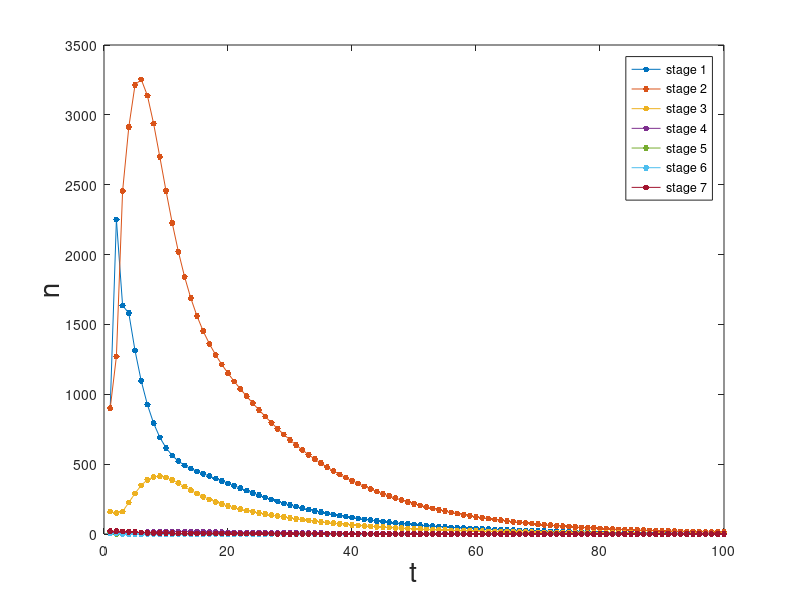
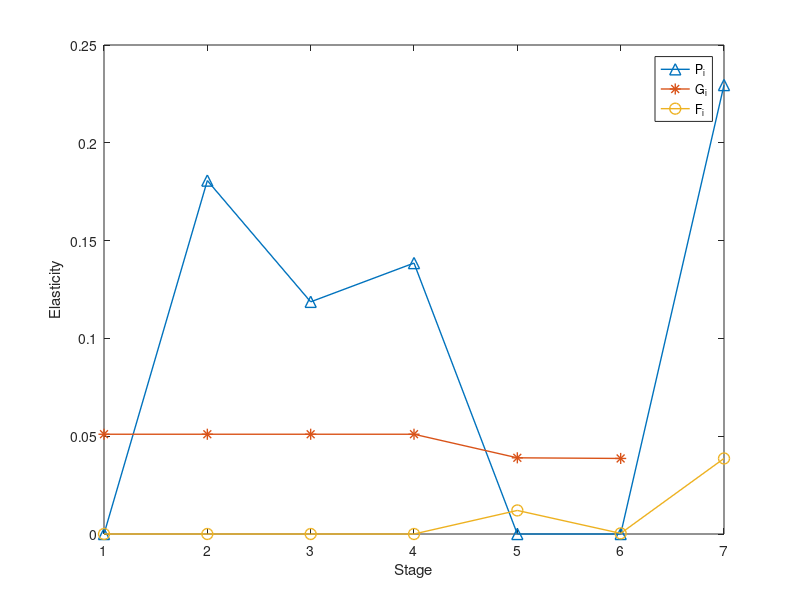

Recreate these plots in MATLAB, in order.
%% Sea_Turtle_Example_of_Structured_Population_Model

% We should first construct the projection matrix A
% Before that, we have make two assumptions: 
% 1st: All the parameters in A do not change over time, at least during the
% observation
% 2st: All parameters is uniform within each stage among all ages
% A(i,i) = 1-1/(1+pi+...pi^(di-1))
% A(i+1,i) = pi^(di)/(1+pi+...pi^(di-1))

% Define projection matrix A
A=[ 0     0     0     0     127      4      80  ; 
   .6747  .737  0     0       0      0       0  ; 
    0  .0486 .6610   0       0      0       0  ; 
    0     0  .0147  .6907    0      0       0  ;
    0     0    0    .0518    0      0       0  ;
    0     0    0     0      .8091   0       0  ;
    0     0    0     0       0     .8091   .8089];

%Initial population size in each stage class
n0 = [900;
      900;
      160;
       10;
        5;
        4;
       20];    
                
tmax    = 100;
nt      = zeros(7,tmax);
nt(:,1) = n0 ;

for t=2:tmax
   nt(:,t)=A*nt(:,t-1) ;    
end

figure
set(gca,'FontSize',20)
plot(1:tmax,nt','.-','MarkerSize',14)
xlabel('t','FontSize',20)
ylabel('n','FontSize',20)
legend('stage 1','stage 2','stage 3','stage 4','stage 5','stage 6','stage 7')

ppp = polyfit(25:tmax,log(nt(1,25:tmax)),1);
lambda_estimate=exp(ppp(1));

% sensitivity analysis
% Sij = partial lambda/partial aij = vi*wj/sum(vk.*wk)
% where v is the eigenvector of A' associated with lambda and w is the
% eigenvector of A associated with lambada
% In short S = v*w'/sum(v.*w)
% While sensitivity reflects the absolute change, % elasticity reflects 
% the percentage change
% Eij = (partial lambda/lambda) / (partial aij/aij) 
% = partial log(lambda)/ partial log(aij)
% = aij/lambda*Sij
% In short E = A.*S/lambda

% Compute right eigenvalues and right eigenvectors(the default ones) of A
[W,D_r]  = eig(A);
% Compute left eigenvalues and left eigenvectors of A
[V,D_l] = eig(A');
 
dr = diag(D_r);
[lambda,indr] = max(dr); % find dominant eigenvalue
w  = W(:,indr); % corresponding eigenvector

dl = diag(D_l);
[lambda,indl] = max(dl); % find dominant eigenvalue
v  = V(:,indl); % corresponding eigenvector

S = v*w'/sum(v.*w); % snesitivity
E = A.*S/lambda; % elasticity

% elasticities for P, F and G
for i=1:6
    elastg(i)=E(i+1,i);
end
elastp=diag(E);
elastf=E(1,:);

figure;
plot(elastp,'^-','MarkerSize',8,'LineWidth',1);
hold on;
plot(elastg,'*-','MarkerSize',8,'LineWidth',1);
hold on;
plot(elastf,'o-','MarkerSize',8,'LineWidth',1)
legend('P_i','G_i','F_i');
xlabel('Stage');
ylabel('Elasticity');